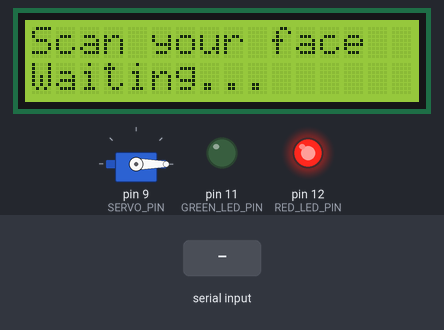
Bench run of a sketch on a simulated Arduino Uno, built with avr-gcc and run on an emulated ATmega328P. Parts: servo, 16×2 character LCD, output pins drawn as LEDs (lit = HIGH). The inputs (shaded band) are chosen by the test bench. What the sketch prints to the serial monitor is not drawn.

Above: at 1.2 s.
1.3 s: "G" received over Serial
At 1.7 s:
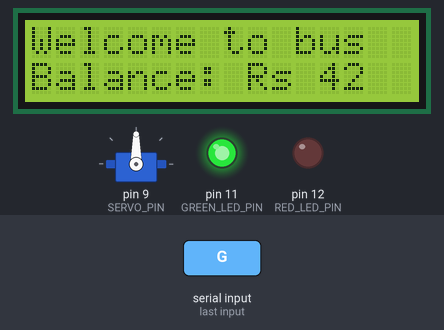
2.8 s: "R" received over Serial
At 4.0 s:
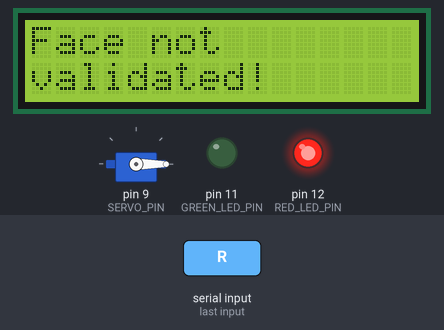
4.3 s: "G" received over Serial
At 8.6 s:
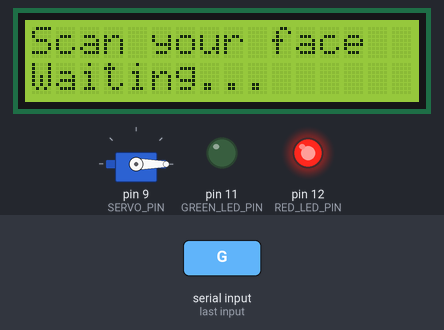
Timing chart, 0 to 10.1 s (numbered marks = the images above; inputs shaded):
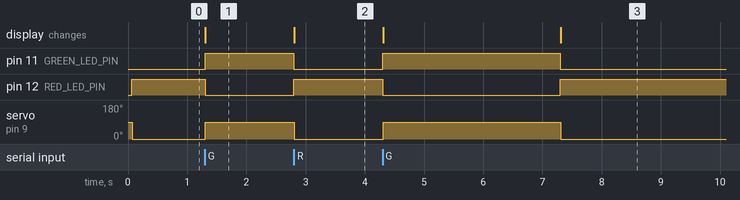

Measured:
- after the input at 1.3 s, pin 11 (GREEN_LED_PIN): LOW → HIGH at once; pin 12 (RED_LED_PIN): HIGH → LOW at once; servo on pin 9 (SERVO_PIN): 0° → 90° at once; the display: changes at once (image 1)
- after the input at 2.8 s, pin 11 (GREEN_LED_PIN): HIGH → LOW at once; pin 12 (RED_LED_PIN): LOW → HIGH at once; servo on pin 9 (SERVO_PIN): 90° → 0° at once; the display: changes at once (image 2)
- after the input at 4.3 s, pin 11 (GREEN_LED_PIN): LOW → HIGH at once, → LOW 3.0 s later; pin 12 (RED_LED_PIN): HIGH → LOW at once, → HIGH 3.0 s later; servo on pin 9 (SERVO_PIN): 0° → 90° at once, → 0° 3.0 s later; the display: first changes at once (image 3 shows a later state)

The sketch:

gate_controller.ino
```cpp
/*
  gate_controller.ino
  ====================

  Existing hardware / protocol PRESERVED:

    Pin 9  -> Servo
    Pin 11 -> Green LED
    Pin 12 -> Red LED

    Serial:
      9600 baud
      'G' = Grant access
      'R' = Reject access

  Added:

    16x2 LCD in 4-bit mode

    LCD RS -> D7
    LCD E  -> D8
    LCD D4 -> D2
    LCD D5 -> D3
    LCD D6 -> D4
    LCD D7 -> D5

  LCD behavior:

    On G:
      Welcome to bus
      Balance: Rs 42

    On R:
      Face not
      validated!

  Gate automatically closes after 3 seconds.
*/

#include <Servo.h>
#include <LiquidCrystal.h>

// =====================================================
// EXISTING PIN DEFINITIONS
// DO NOT CHANGE THESE
// =====================================================

const int SERVO_PIN     = 9;
const int GREEN_LED_PIN = 11;
const int RED_LED_PIN   = 12;

// =====================================================
// LCD PIN DEFINITIONS
// LiquidCrystal(RS, E, D4, D5, D6, D7)
// =====================================================

LiquidCrystal lcd(7, 8, 2, 3, 4, 5);

// =====================================================
// TIMING
// =====================================================

const unsigned long GATE_OPEN_MS = 3000;

// =====================================================
// STATE
// =====================================================

Servo gateServo;

bool gateOpen = false;
unsigned long gateOpenedAt = 0;


// =====================================================
// SETUP
// =====================================================

void setup() {

  // Keep original serial communication
  Serial.begin(9600);

  // Servo
  gateServo.attach(SERVO_PIN);

  // LEDs
  pinMode(GREEN_LED_PIN, OUTPUT);
  pinMode(RED_LED_PIN, OUTPUT);

  // LCD
  lcd.begin(16, 2);

  // Initial state
  closeGate();

  // Keep original startup messages
  Serial.println("FaceCard Gate Controller Ready");
  Serial.println("Commands: G=Grant/Open, R=Reject/Close");
}


// =====================================================
// MAIN LOOP
// =====================================================

void loop() {

  // Check for command from computer
  if (Serial.available() > 0) {

    char cmd = Serial.read();

    // Grant access
    if (cmd == 'G') {
      grantAccess();
    }

    // Reject access
    else if (cmd == 'R') {
      denyAccess();
    }
  }

  // Automatically close gate after 3 seconds
  if (gateOpen &&
      (millis() - gateOpenedAt >= GATE_OPEN_MS)) {

    closeGate();

    Serial.println("Gate auto-closed");
  }
}


// =====================================================
// GRANT ACCESS
// =====================================================

void grantAccess() {

  // Open servo
  gateServo.write(90);

  // Green ON
  digitalWrite(GREEN_LED_PIN, HIGH);

  // Red OFF
  digitalWrite(RED_LED_PIN, LOW);

  // Record gate opening time
  gateOpen = true;
  gateOpenedAt = millis();

  // LCD message
  lcd.clear();

  lcd.setCursor(0, 0);
  lcd.print("Welcome to bus");

  lcd.setCursor(0, 1);
  lcd.print("Balance: Rs 42");

  // Original serial response
  Serial.println("GRANTED: Gate open");
}


// =====================================================
// DENY ACCESS
// =====================================================

void denyAccess() {

  // Close gate and set red LED
  closeGate();

  // LCD message
  lcd.clear();

  lcd.setCursor(0, 0);
  lcd.print("Face not");

  lcd.setCursor(0, 1);
  lcd.print("validated!");

  // Original serial response
  Serial.println("DENIED: Gate closed");
}


// =====================================================
// CLOSE GATE
// =====================================================

void closeGate() {

  // Servo closed
  gateServo.write(0);

  // Red ON
  digitalWrite(RED_LED_PIN, HIGH);

  // Green OFF
  digitalWrite(GREEN_LED_PIN, LOW);

  // Update state
  gateOpen = false;

  // Standby LCD screen
  lcd.clear();

  lcd.setCursor(0, 0);
  lcd.print("Scan your face");

  lcd.setCursor(0, 1);
  lcd.print("Waiting...");
}
```
